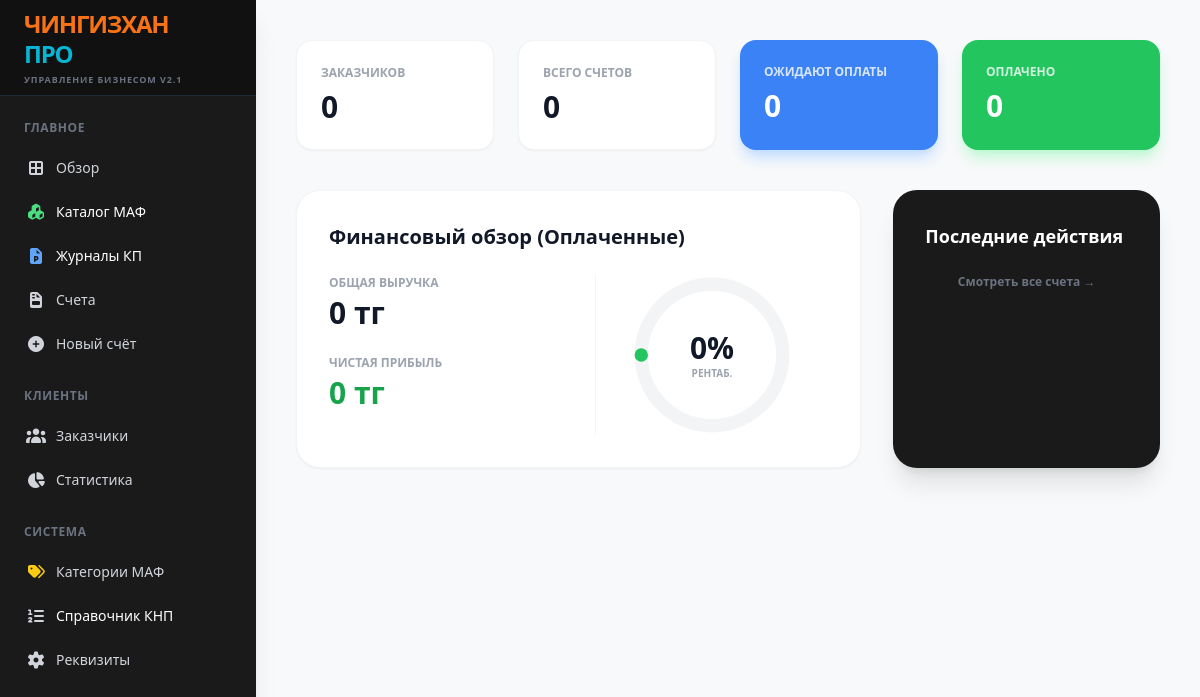
Before: / with the older database file.
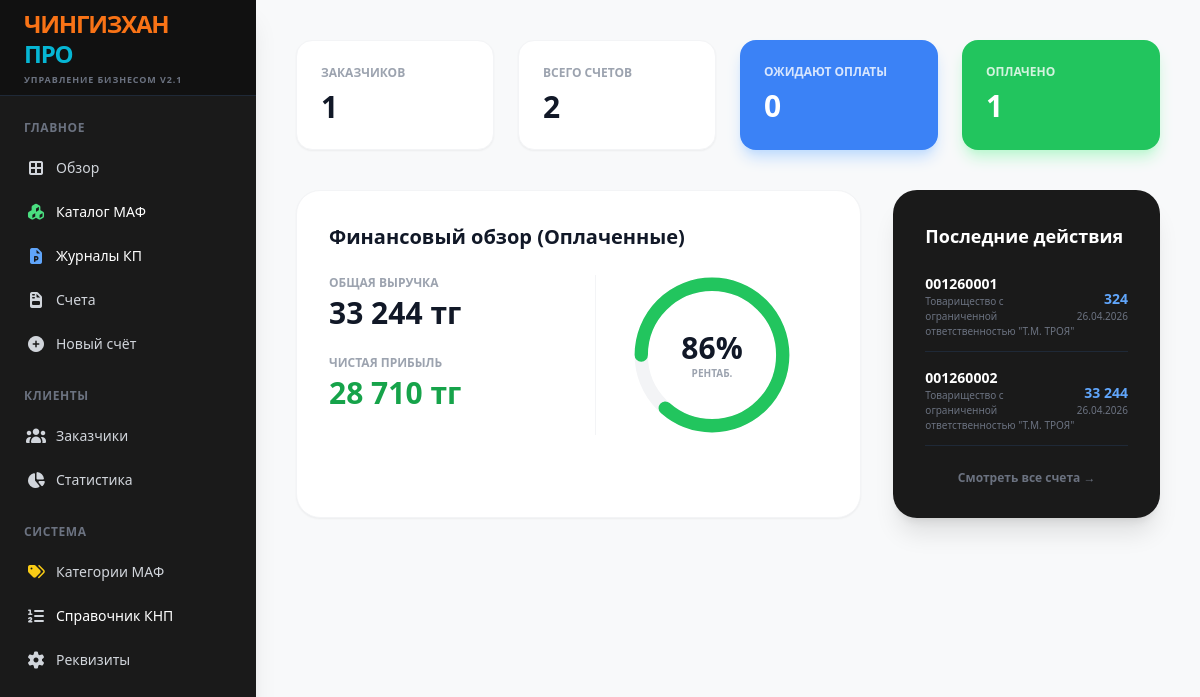
After: the same page with the newer database file.
### tables this page shows
CREATE TABLE invoices (id TEXT PRIMARY KEY, client_id TEXT, date TEXT, subtotal REAL, vat_rate REAL, vat_amount REAL, total REAL, status INTEGER DEFAULT 0, knp TEXT DEFAULT "859", markup REAL DEFAULT 0);

CREATE TABLE clients (id TEXT PRIMARY KEY, name TEXT, bin TEXT, contact TEXT, address TEXT);

### app.py (the view)
@app.route('/')
def dashboard():
    with sqlite3.connect(DB_NAME) as conn:
        c = conn.cursor()
        stats = {'clients': c.execute("SELECT COUNT(*) FROM clients").fetchone()[0], 'invoices': c.execute("SELECT COUNT(*) FROM invoices").fetchone()[0], 'drafts': c.execute("SELECT COUNT(*) FROM invoices WHERE status = 0").fetchone()[0], 'pending': c.execute("SELECT COUNT(*) FROM invoices WHERE status = 1").fetchone()[0], 'paid': c.execute("SELECT COUNT(*) FROM invoices WHERE status = 2").fetchone()[0]}
        paid_invoices = c.execute("SELECT id, total FROM invoices WHERE status = 2").fetchall()
        total_revenue = sum(inv[1] for inv in paid_invoices)
        total_costs = 0
        for inv in paid_invoices:
            costs = c.execute("SELECT SUM(value) FROM internal_costs WHERE invoice_id = ?", (inv[0],)).fetchone()[0]
            if costs: total_costs += costs
        fin_stats = {'revenue': total_revenue, 'costs': total_costs, 'profit': total_revenue - total_costs, 'margin': ((total_revenue - total_costs) / total_revenue * 100) if total_revenue > 0 else 0}
        recent = c.execute("SELECT i.id, c.name, i.date, i.total, i.status FROM invoices i LEFT JOIN clients c ON i.client_id = c.id ORDER BY i.date DESC LIMIT 5").fetchall()
    return render_template('dashboard.html', **stats, fin_stats=fin_stats, recent=recent)

### templates/dashboard.html
{% extends "base.html" %}
{% block content %}
<div class="p-10 max-w-7xl mx-auto">
    <div class="grid grid-cols-4 gap-6 mb-10">
        <div class="bg-white p-6 rounded-2xl shadow-sm border border-gray-100"><div class="text-gray-400 text-xs font-bold uppercase mb-2">Заказчиков</div><div class="text-3xl font-black text-gray-900">{{ clients }}</div></div>
        <div class="bg-white p-6 rounded-2xl shadow-sm border border-gray-100"><div class="text-gray-400 text-xs font-bold uppercase mb-2">Всего счетов</div><div class="text-3xl font-black text-gray-900">{{ invoices }}</div></div>
        <div class="bg-blue-500 p-6 rounded-2xl shadow-lg shadow-blue-200 text-white"><div class="opacity-80 text-xs font-bold uppercase mb-2">Ожидают оплаты</div><div class="text-3xl font-black">{{ pending }}</div></div>
        <div class="bg-green-500 p-6 rounded-2xl shadow-lg shadow-green-200 text-white"><div class="opacity-80 text-xs font-bold uppercase mb-2">Оплачено</div><div class="text-3xl font-black">{{ paid }}</div></div>
    </div>
    <div class="grid grid-cols-3 gap-8 mb-10">
        <div class="col-span-2 bg-white p-8 rounded-3xl shadow-sm border border-gray-100">
            <h3 class="text-xl font-black text-gray-900 mb-6">Финансовый обзор (Оплаченные)</h3>
            <div class="grid grid-cols-2 gap-8">
                <div class="space-y-6">
                    <div><p class="text-gray-400 text-xs font-bold uppercase mb-1">Общая выручка</p><p class="text-3xl font-black text-gray-900">{{ '{:,.0f}'.format(fin_stats.revenue).replace(',', ' ') }} тг</p></div>
                    <div><p class="text-gray-400 text-xs font-bold uppercase mb-1">Чистая прибыль</p><p class="text-3xl font-black text-green-600">{{ '{:,.0f}'.format(fin_stats.profit).replace(',', ' ') }} тг</p></div>
                </div>
                <div class="flex flex-col items-center justify-center border-l border-gray-100">
                    <div class="relative w-40 h-40">
                        <svg class="w-full h-full transform -rotate-90" viewBox="0 0 36 36">
                            <path class="text-gray-100" stroke-width="3" stroke="currentColor" fill="none" d="M18 2.0845 a 15.9155 15.9155 0 0 1 0 31.831 a 15.9155 15.9155 0 0 1 0 -31.831" />
                            <path class="text-green-500 transition-all duration-1000 ease-out" stroke-width="3" stroke-dasharray="{{ fin_stats.margin }}, 100" stroke-linecap="round" stroke="currentColor" fill="none" d="M18 2.0845 a 15.9155 15.9155 0 0 1 0 31.831 a 15.9155 15.9155 0 0 1 0 -31.831" />
                        </svg>
                        <div class="absolute inset-0 flex flex-col items-center justify-center">
                            <span class="text-3xl font-black text-gray-900">{{ fin_stats.margin|round|int }}%</span>
                            <span class="text-[10px] font-bold text-gray-400 uppercase">Рентаб.</span>
                        </div>
                    </div>
                </div>
            </div>
        </div>
        <div class="bg-[#1a1a1a] p-8 rounded-3xl shadow-xl text-white">
            <h3 class="text-lg font-bold mb-6">Последние действия</h3>
            <div class="space-y-4">
                {% for r in recent %}
                <div class="flex justify-between items-center border-b border-gray-800 pb-3">
                    <div><p class="font-bold text-sm">{{ r[0] }}</p><p class="text-[10px] text-gray-500">{{ r[1] }}</p></div>
                    <div class="text-right"><p class="font-bold text-sm text-blue-400">{{ '{:,.0f}'.format(r[3]).replace(',', ' ') }}</p><p class="text-[10px] text-gray-500">{{ r[2] }}</p></div>
                </div>
                {% endfor %}
            </div>
            <a href="/invoices" class="block text-center mt-6 text-xs font-bold text-gray-500 hover:text-white transition">Смотреть все счета →</a>
        </div>
    </div>
</div>
{% endblock %}

### templates/base.html (shortened to what this page needs)
<!DOCTYPE html>
<html lang="ru">
<head>
    <script src="{{ url_for('static', filename='css/tailwind.js') }}"></script>
    <link href="{{ url_for('static', filename='css/all.min.css') }}" rel="stylesheet">
</head>
<body class="bg-[#F8F9FA] flex h-screen font-sans">
    <aside class="w-64 bg-[#1a1a1a] text-gray-300 flex flex-col shadow-xl z-50">
        <div class="h-24 flex flex-col justify-center px-6 border-b border-gray-800 bg-[#111]">
            <h1 class="text-2xl font-black tracking-tighter leading-tight">
                <span style="color: #f97316;">ЧИНГИЗХАН</span><br>
                <span style="color: #06b6d4;">ПРО</span>
            </h1>
            <p class="text-[9px] font-bold text-gray-500 mt-1 uppercase tracking-widest">Управление бизнесом v2.1</p>
        </div>
        <nav class="flex-1 px-4 py-6 space-y-6 overflow-y-auto">
            <div>
                <p class="text-xs font-bold text-gray-500 mb-3 px-2 tracking-wider">ГЛАВНОЕ</p>
                <div class="space-y-1">
                    <a href="/" class="flex items-center px-2 py-2.5 rounded-md hover:bg-gray-800 transition"><i class="fas fa-th-large w-6 text-center"></i><span class="ml-2 text-sm font-medium">Обзор</span></a>
                    <a href="/catalog" class="flex items-center px-2 py-2.5 rounded-md hover:bg-gray-800 transition"><i class="fas fa-cubes w-6 text-center text-green-400"></i><span class="ml-2 text-sm font-medium text-white">Каталог МАФ</span></a>
                    <a href="/proposals" class="flex items-center px-2 py-2.5 rounded-md hover:bg-gray-800 transition"><i class="fas fa-file-powerpoint w-6 text-center text-blue-400"></i><span class="ml-2 text-sm font-medium text-white">Журналы КП</span></a>
                    <a href="/invoices" class="flex items-center px-2 py-2.5 rounded-md hover:bg-gray-800 transition"><i class="fas fa-file-invoice w-6 text-center"></i><span class="ml-2 text-sm font-medium">Счета</span></a>
                    <a href="/create_invoice" class="flex items-center px-2 py-2.5 rounded-md hover:bg-gray-800 transition"><i class="fas fa-plus-circle w-6 text-center"></i><span class="ml-2 text-sm font-medium">Новый счёт</span></a>
                </div>
            </div>
            <div>
                <p class="text-xs font-bold text-gray-500 mb-3 px-2 tracking-wider">КЛИЕНТЫ</p>
                <div class="space-y-1">
                    <a href="/clients" class="flex items-center px-2 py-2.5 hover:bg-gray-800 rounded-md transition"><i class="fas fa-users w-6 text-center"></i><span class="ml-2 text-sm font-medium">Заказчики</span></a>
                    <a href="/issued_invoices" class="flex items-center px-2 py-2.5 hover:bg-gray-800 rounded-md transition"><i class="fas fa-chart-pie w-6 text-center"></i><span class="ml-2 text-sm font-medium">Статистика</span></a>
                </div>
            </div>
            <div>
                <p class="text-xs font-bold text-gray-500 mb-3 px-2 tracking-wider">СИСТЕМА</p>
                <div class="space-y-1">
                    <a href="/categories" class="flex items-center px-2 py-2.5 hover:bg-gray-800 rounded-md transition"><i class="fas fa-tags w-6 text-center text-yellow-400"></i><span class="ml-2 text-sm font-medium">Категории МАФ</span></a>
                    <a href="/knp" class="flex items-center px-2 py-2.5 hover:bg-gray-800 rounded-md transition"><i class="fas fa-list-ol w-6 text-center"></i><span class="ml-2 text-sm font-medium text-white">Справочник КНП</span></a>
                    <a href="/settings" class="flex items-center px-2 py-2.5 hover:bg-gray-800 rounded-md transition"><i class="fas fa-cog w-6 text-center"></i><span class="ml-2 text-sm font-medium">Реквизиты</span></a>
                </div>
            </div>
        </nav>
    </aside>
    <main class="flex-1 overflow-y-auto">
        {% block content %}{% endblock %}
    </main>
</body>
</html>

Changed rows visible on the page:
added invoices: id "001260001", name "Товарищество с ограниченной ответственностью \"Т.М. ТРОЯ\"", total "324", date "26.04.2026"
added invoices: id "001260002", name "Товарищество с ограниченной ответственностью \"Т.М. ТРОЯ\"", total "33 244", date "26.04.2026"
Other visible differences:
{{ clients }}: "0" → "1"
{{ invoices }}: "0" → "2"
{{ paid }}: "0" → "1"
{{ '{:,.0f}'.format(fin_stats.revenue).replace(',', ' ') }}: "0" → "33 244"
{{ '{:,.0f}'.format(fin_stats.profit).replace(',', ' ') }}: "0" → "28 710"
{{ fin_stats.margin|round|int }}: "0" → "86"
